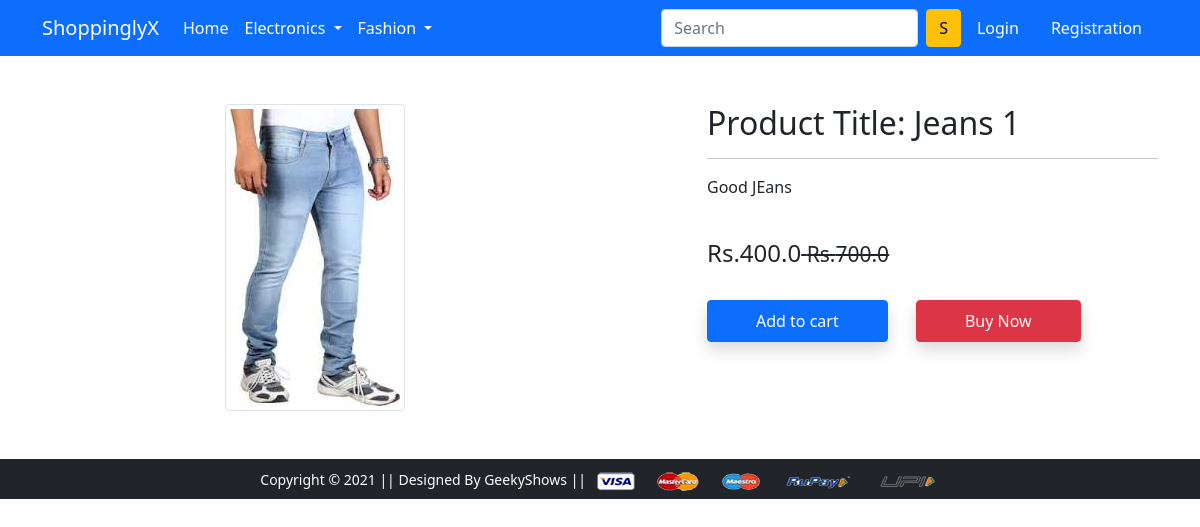
Page /product-detail/3 on the committed database.
### app/models.py (models this page shows, shortened)
class Product(models.Model):
    title = models.CharField(max_length=100)
    selling_price = models.FloatField()
    discounted_price = models.FloatField()
    description = models.TextField()
    brand = models.CharField(max_length=100)
    category = models.CharField(choices = CATEGORY_CHOICES , max_length=2)
    product_image = models.ImageField(upload_to = 'productimg')

### app/views.py (the view)
# urls.py: path('product-detail/<int:pk>', views.ProductDetailView.as_view(), name='product-detail'),
class ProductDetailView(View):
    def get(self , request , pk):
        totalitem = 0
        product = Product.objects.get(pk=pk)
        item_already_in_cart = False
        if request.user.is_authenticated:
            totalitem = len(Cart.objects.filter(user = request.user))
            item_already_in_cart = Cart.objects.filter(Q(product=product.id) & Q(user=request.user)).exists()
        return render(request , 'app/productdetail.html' , {'product': product , 'item_already_in_cart':item_already_in_cart  , 'totalitem':totalitem})

### app/templates/app/productdetail.html (shortened to what this page needs)
{% extends 'app/base.html' %}
{% load static %}
{% block main-content %}
<div class="container my-5">
 <div class="row">
  <div class="col-sm-6 text-center align-self-center">
   <img src="{{product.product_image.url}}" alt="" class="img-fluid img-thumbnail">
  </div>
  <div class="col-sm-5 offset-sm-1">
   <h2> Product Title: {{product.title}} </h2>
   <hr>
   <p>{{product.description}}</p> <br>
   <h4>Rs.{{product.discounted_price}}<small class="fw-light text-decoration-line-through">
       Rs.{{product.selling_price}}</small></h4> <br>
{% if not request.user.is_authenticated %}
    <form action="/add-to-cart" class="d-inline">
    <button type="submit" class='btn btn-primary shadow px-5 py-2'>Add to cart</button>
    </form>
   {% endif %}
   <a href="{% url 'checkout' %}" class="btn btn-danger shadow px-5 py-2 ms-4">Buy Now</a>
</div>
</div>
</div>
{% endblock main-content %}

### rows in the picture
Product: product_image (picture), title "Jeans 1", description "Good JEans", discounted_price "400.0", selling_price "700.0"
